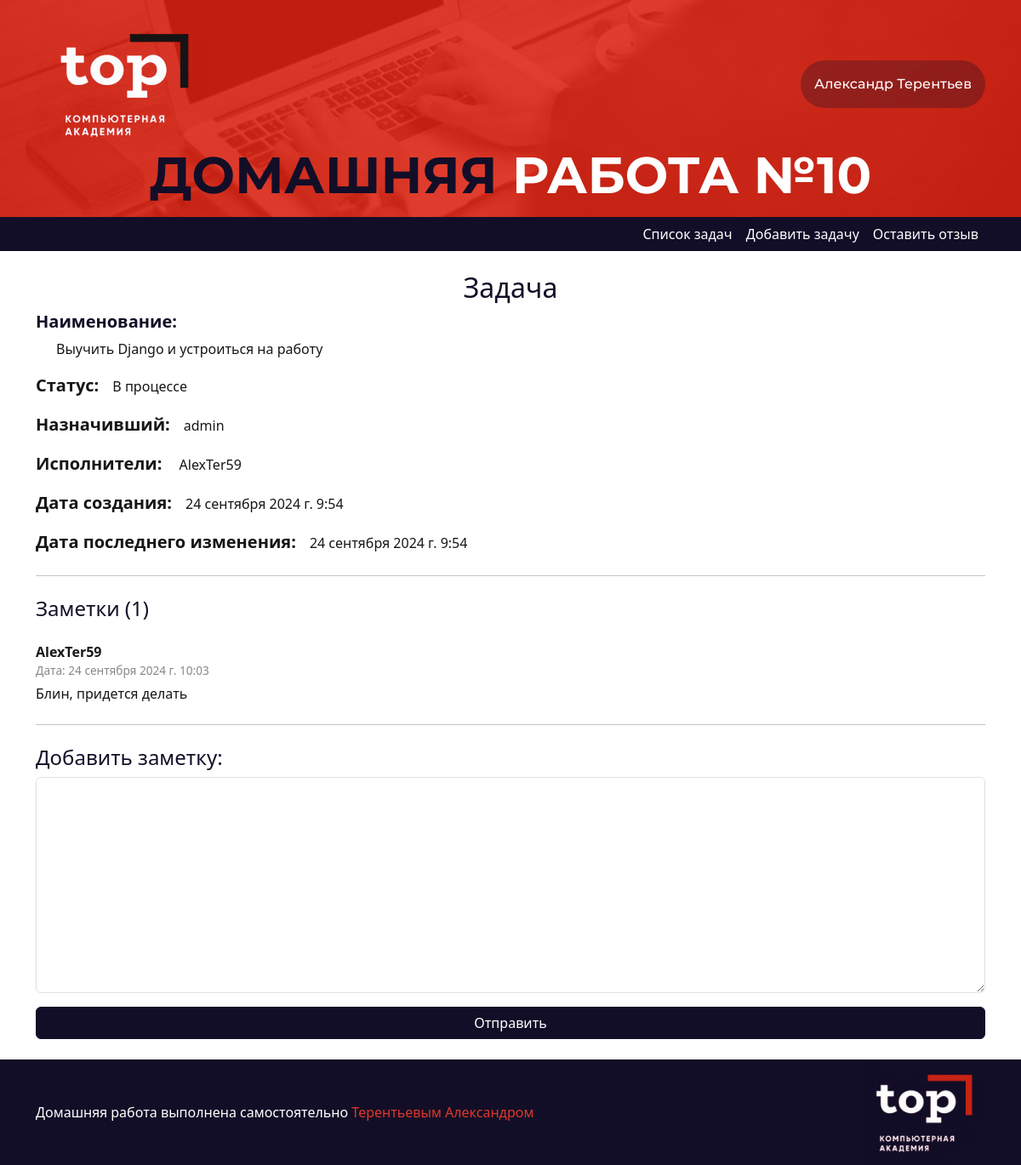
Page /task/1 (signed in) on the committed database.
### user/models.py (models this page shows)
class Profile(models.Model):
    User = get_user_model()
    user = models.OneToOneField(User,
                                on_delete=models.CASCADE
                                )
    name = models.CharField(max_length=100,
                            null=True,
                            blank=True
                            )
    surname = models.CharField(max_length=100,
                               null=True,
                               blank=True
                               )
    created_at = models.DateTimeField(auto_now_add=True)
    avatar = models.ImageField(upload_to='avatars',
                               null=True,
                               blank=True)
    class Meta:
        verbose_name = 'Профиль'
        verbose_name_plural = 'Профили'
    def __str__(self):
        return self.user.username

### core/models.py (models this page shows, shortened)
class Task(models.Model):
    status = models.ForeignKey(TaskStatus,
                               blank=True,
                               null=True,
                               on_delete=models.SET_NULL,
                               related_name='tasks_status',
                               verbose_name='Статус задачи')
    task = models.TextField(max_length=1024, verbose_name='Задача')
    created_at = models.DateTimeField(auto_now_add=True)
    updated_at = models.DateTimeField(auto_now=True)
    profile_from = models.ForeignKey(Profile,
                                     related_name='tasks_from',
                                     on_delete=models.CASCADE
                                     )
    class Meta:
        verbose_name = 'Задача'
        verbose_name_plural = 'Задачи'

class TaskStatus(models.Model):
    status = models.CharField(max_length=128, verbose_name='Статус задачи')
    def __str__(self):
        return self.status
    class Meta:
        verbose_name = 'Статус задачи'
        verbose_name_plural = 'Статусы задач'

class TaskNote(models.Model):
    note = models.TextField(max_length=1024, verbose_name='Заметка')
    task = models.ForeignKey(Task,
                             blank=True,
                             null=True,
                             on_delete=models.CASCADE,
                             related_name='task_note',
                             verbose_name='Задача')
    created_at = models.DateTimeField(auto_now_add=True)
    profile = models.ForeignKey(Profile,
                                related_name='profile_notes',
                                on_delete=models.CASCADE)
    class Meta:
        verbose_name = 'Заметка'
        verbose_name_plural = 'Заметки'

### core/views.py (the view, shortened to what this page needs)
# urls.py: path('task/<int:task_id>', task_detail, name='task_detail'),
@login_required
def task_detail(request, task_id):
    task = Task.objects.get(id=task_id)
    executors = [executor.profile.user for executor in task.task_executor.all()]
    notes = task.task_note.all()
    add_note_form = AddNoteModelForm()
    return render(request, 'task_detail.html',
                  {'task': task,
                   'notes': notes,
                   'add_note_form': add_note_form,
                   'executors': executors
                   })

### core/forms.py (shortened to what this page needs)
class AddNoteModelForm(forms.ModelForm):
    class Meta:
        model = TaskNote
        fields = ['note']
    def __init__(self, *args, **kwargs):
        super(AddNoteModelForm, self).__init__(*args, **kwargs)
        for visible in self.visible_fields():
            visible.field.widget.attrs['class'] = 'form-control'

### templates/task_detail.html (shortened to what this page needs)
{% extends 'base.html' %}
{% block content %}
<div class="container">
    <div class="task_container">
        <h2 class="text-center">Задача</h2>
        <div class="task_info">
            <h5>Наименование:</h5>
            <p class="px-4">{{task.task}}</p>
            <p class=""><span>Статус:</span>&emsp;{{task.status}}</p>
            <p class=""><span>Назначивший:</span>&emsp;{{task.profile_from}}</p>
            <p class=""><span>Исполнители:</span>&emsp;
                {% for executor in executors %}
                    {{ executor.username }}{% if not forloop.last %}, {% endif %}
                {% endfor %}
            </p>
            <p class=""><span>Дата создания:</span>&emsp;{{task.created_at}}</p>
            <p class=""><span>Дата последнего изменения:</span>&emsp;{{task.updated_at}}</p>
        </div>
    </div>
    <hr class="my-4">
    <div class="note_container">
        <h4 class="mb-4">Заметки ({{ notes|length }})</h4>
        {% for note in notes %}
        <div class="note">
            <p class="fw-bolder mb-0">{{ note.profile.user.username }}</p>
            <p class="note-date">Дата: {{ note.created_at }}</p>
            <p class="note-text mb-3">{{ note.note }}</p>
        </div>
        {% endfor %}
    </div>
    <hr class="my-4">
    <div class="note-form">
        <h4>Добавить заметку:</h4>
        <form action="{% url 'task_detail' task.id %}" method="post">
            {{ add_note_form.note }}
            <div class="d-grid mt-3">
                <button type="submit" class="btn btn-primary">Отправить</button>
            </div>
        </form>
    </div>
</div>
{% endblock content %}

### templates/base.html (shortened to what this page needs)
{% load static %}
<!DOCTYPE html>
<html lang="ru">
<head>
    <link href="https://cdn.jsdelivr.net/npm/bootstrap@5.3.3/dist/css/bootstrap.min.css" rel="stylesheet"
>
    <link rel="stylesheet" href="{% static 'css/base.css' %}">
</head>
<body>
<header class="header_box p-3">
    <div class="container">
        <div class="d-flex justify-content-between flex-row align-items-center">
            <a href="{% url 'tasks' %}"><img src="{% static 'img/Logo_white.png' %}" alt="#" width="200px" class=></a>
            {% if request.user.is_authenticated %}
                <div class="dropdown">
                    <button class="header_btn header_btn_text p-3 d-flex flex-row align-items-center justify-content-center"
                            type="button" id="dropdownMenuButton1" data-bs-toggle="dropdown" aria-expanded="false">
                        {{ request.user.profile.name }} {{ request.user.profile.surname }}
                    </button>
                </div>
            {% endif %}
        </div>
        <div class="d-flex justify-content-center flex-row align-items-center">
            <div class="title_container">
                <h1 class="header_title"><span>Домашняя</span> Работа №10</h1>
            </div>
        </div>
    </div>
</header>
<nav class="d-flex">
    <div class="container">
        <ul class="nav col-12 col-lg-auto me-lg-auto mb-2 justify-content-end mb-md-0">
            <li><a href="{% url 'tasks' %}" class="nav-link px-2">Список задач</a></li>
            <li><a href="{% url 'add_task' %}" class="nav-link px-2">Добавить задачу</a></li>
            <li><a href="{% url 'add_feedback' %}" class="nav-link px-2">Оставить отзыв</a></li>
        </ul>
    </div>
</nav>
<main class="d-flex align-items-center py-4">
    {% block content %}
    {% endblock content %}
</main>
<footer>
    <div class="container">
        <div class="d-flex flex-wrap justify-content-between align-items-center">
            <p class="footer_text mb-0">
                Домашняя работа выполнена самостоятельно <span>Терентьевым Александром</span>
            </p>
            <div class="logo_container">
                <img class="logo_red" src="{% static 'img/Logo_red.png' %}" alt="Logo" width="150px">
            </div>
        </div>
    </div>
</footer>
</body>
</html>

### static/css/base.css (style rules this page uses)
:root { --bg_transparent: #00000000; --content_width: 1000px; --light_text: white; --dark_text: #161616; --dark_blue: #130e27; --font_header_title: "Montserrat Bold"; --font_header_text: "Montserrat Medium"; --font_text: "PTSerif Regular"; --red: #dd392a; --bg_main_color: #efefef; }
* { margin: 0; padding: 0; box-sizing: border-box; color: var(--dark_text); }
h1, h2, h3, h4, h5 { color: var(--dark_blue); }
html, body { height: 100%; }
body { display: flex; flex-direction: column; }
main { flex: 1 0 auto; }
a { text-decoration: none; color: var(--red); }
.header_box { background-color: var(--red); background-image: url(/static/img/bg_header.jpg); background-repeat: no-repeat; background-position: center; background-size: cover; }
.header_btn { height: 100%; min-width: 100px; gap: 10px; border-radius: 50px; background-color: rgba(19, 14, 38, 0.3); transition: 0.2s; }
.dropdown button { border: none; }
.header_btn_text { font-family: var(--font_header_text); font-size: 16px; color: var(--light_text); }
.header_title { font-family: var(--font_header_title); font-size: 60px; line-height: 50px; text-transform: uppercase; color: var(--light_text); }
.header_title span { color: var(--dark_blue); font-family: var(--font_header_title); }
nav, footer { background-color: var(--dark_blue); }
.nav-link { color: var(--light_text); }
.task_info span, .task_info h5 { font-size: 20px; font-weight: bold; }
.note-date { font-size: 0.85em; color: #888; margin-bottom: 5px; }
.btn-primary { background-color: var(--dark_blue); border-color: var(--dark_blue); }
.footer_text { color: var(--light_text); }
.footer_text span { color: var(--red); }

### rows in the picture
Task: task "Выучить Django и устроиться на работу", status "В процессе", profile_from "admin", created_at "24 сентября 2024 г. 9:54", updated_at "24 сентября 2024 г. 9:54"
TaskNote: profile.user.username "AlexTer59", created_at "24 сентября 2024 г. 10:03", note "Блин, придется делать"

### other values in the picture
{{ request.user.profile.name }} "Александр"
{{ request.user.profile.surname }} "Терентьев"
{{ executor.username }} "AlexTer59"
{{ notes|length }} "1"
